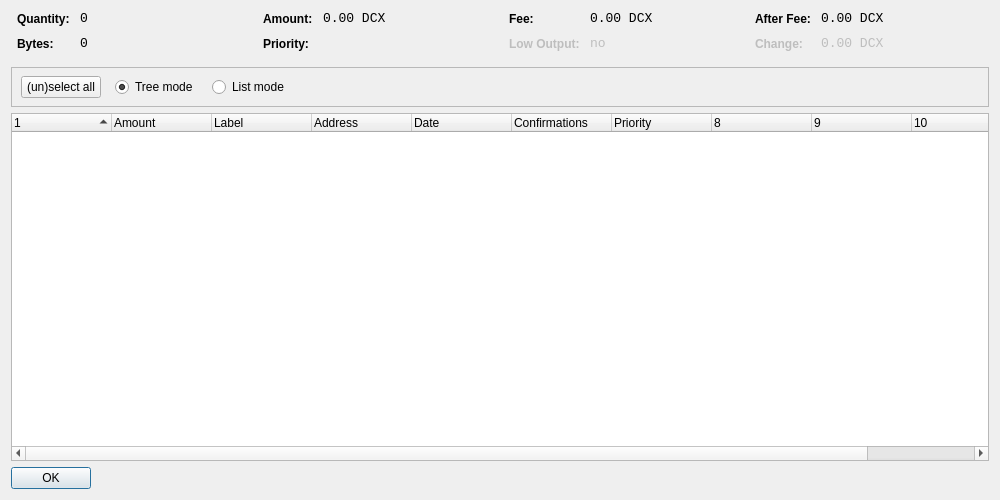
<?xml version="1.0" encoding="UTF-8"?>
<ui version="4.0">
 <class>CoinControlDialog</class>
 <widget class="QDialog" name="CoinControlDialog">
  <property name="geometry">
   <rect>
    <x>0</x>
    <y>0</y>
    <width>1000</width>
    <height>500</height>
   </rect>
  </property>
  <property name="windowTitle">
   <string>Coin Control</string>
  </property>
  <layout class="QVBoxLayout" name="verticalLayout">
   <item>
    <layout class="QHBoxLayout" name="horizontalLayoutTop" stretch="0,0,0,0">
     <property name="topMargin">
      <number>0</number>
     </property>
     <property name="bottomMargin">
      <number>10</number>
     </property>
     <item>
      <layout class="QFormLayout" name="formLayoutCoinControl1">
       <property name="horizontalSpacing">
        <number>10</number>
       </property>
       <property name="verticalSpacing">
        <number>10</number>
       </property>
       <property name="leftMargin">
        <number>6</number>
       </property>
       <property name="rightMargin">
        <number>6</number>
       </property>
       <item row="0" column="0">
        <widget class="QLabel" name="labelCoinControlQuantityText">
         <property name="styleSheet">
          <string notr="true">font-weight:bold;</string>
         </property>
         <property name="text">
          <string>Quantity:</string>
         </property>
        </widget>
       </item>
       <item row="0" column="1">
        <widget class="QLabel" name="labelCoinControlQuantity">
         <property name="font">
          <font>
           <family>Monospace</family>
           <pointsize>10</pointsize>
          </font>
         </property>
         <property name="cursor">
          <cursorShape>IBeamCursor</cursorShape>
         </property>
         <property name="contextMenuPolicy">
          <enum>Qt::ActionsContextMenu</enum>
         </property>
         <property name="text">
          <string notr="true">0</string>
         </property>
         <property name="textInteractionFlags">
          <set>Qt::LinksAccessibleByMouse|Qt::TextSelectableByKeyboard|Qt::TextSelectableByMouse</set>
         </property>
        </widget>
       </item>
       <item row="1" column="0">
        <widget class="QLabel" name="labelCoinControlBytesText">
         <property name="styleSheet">
          <string notr="true">font-weight:bold;</string>
         </property>
         <property name="text">
          <string>Bytes:</string>
         </property>
        </widget>
       </item>
       <item row="1" column="1">
        <widget class="QLabel" name="labelCoinControlBytes">
         <property name="font">
          <font>
           <family>Monospace</family>
           <pointsize>10</pointsize>
          </font>
         </property>
         <property name="cursor">
          <cursorShape>IBeamCursor</cursorShape>
         </property>
         <property name="contextMenuPolicy">
          <enum>Qt::ActionsContextMenu</enum>
         </property>
         <property name="text">
          <string notr="true">0</string>
         </property>
         <property name="textInteractionFlags">
          <set>Qt::LinksAccessibleByMouse|Qt::TextSelectableByKeyboard|Qt::TextSelectableByMouse</set>
         </property>
        </widget>
       </item>
      </layout>
     </item>
     <item>
      <layout class="QFormLayout" name="formLayoutCoinControl2">
       <property name="horizontalSpacing">
        <number>10</number>
       </property>
       <property name="verticalSpacing">
        <number>10</number>
       </property>
       <property name="leftMargin">
        <number>6</number>
       </property>
       <property name="rightMargin">
        <number>6</number>
       </property>
       <item row="0" column="0">
        <widget class="QLabel" name="labelCoinControlAmountText">
         <property name="styleSheet">
          <string notr="true">font-weight:bold;</string>
         </property>
         <property name="text">
          <string>Amount:</string>
         </property>
        </widget>
       </item>
       <item row="0" column="1">
        <widget class="QLabel" name="labelCoinControlAmount">
         <property name="font">
          <font>
           <family>Monospace</family>
           <pointsize>10</pointsize>
          </font>
         </property>
         <property name="cursor">
          <cursorShape>IBeamCursor</cursorShape>
         </property>
         <property name="contextMenuPolicy">
          <enum>Qt::ActionsContextMenu</enum>
         </property>
         <property name="text">
          <string notr="true">0.00 DCX</string>
         </property>
         <property name="textInteractionFlags">
          <set>Qt::LinksAccessibleByMouse|Qt::TextSelectableByKeyboard|Qt::TextSelectableByMouse</set>
         </property>
        </widget>
       </item>
       <item row="1" column="0">
        <widget class="QLabel" name="labelCoinControlPriorityText">
         <property name="styleSheet">
          <string notr="true">font-weight:bold;</string>
         </property>
         <property name="text">
          <string>Priority:</string>
         </property>
        </widget>
       </item>
       <item row="1" column="1">
        <widget class="QLabel" name="labelCoinControlPriority">
         <property name="font">
          <font>
           <family>Monospace</family>
           <pointsize>10</pointsize>
          </font>
         </property>
         <property name="cursor">
          <cursorShape>IBeamCursor</cursorShape>
         </property>
         <property name="contextMenuPolicy">
          <enum>Qt::ActionsContextMenu</enum>
         </property>
         <property name="text">
          <string/>
         </property>
         <property name="textInteractionFlags">
          <set>Qt::LinksAccessibleByMouse|Qt::TextSelectableByKeyboard|Qt::TextSelectableByMouse</set>
         </property>
        </widget>
       </item>
      </layout>
     </item>
     <item>
      <layout class="QFormLayout" name="formLayoutCoinControl3">
       <property name="horizontalSpacing">
        <number>10</number>
       </property>
       <property name="verticalSpacing">
        <number>10</number>
       </property>
       <property name="leftMargin">
        <number>6</number>
       </property>
       <property name="rightMargin">
        <number>6</number>
       </property>
       <item row="0" column="0">
        <widget class="QLabel" name="labelCoinControlFeeText">
         <property name="styleSheet">
          <string notr="true">font-weight:bold;</string>
         </property>
         <property name="text">
          <string>Fee:</string>
         </property>
        </widget>
       </item>
       <item row="0" column="1">
        <widget class="QLabel" name="labelCoinControlFee">
         <property name="font">
          <font>
           <family>Monospace</family>
           <pointsize>10</pointsize>
          </font>
         </property>
         <property name="cursor">
          <cursorShape>IBeamCursor</cursorShape>
         </property>
         <property name="contextMenuPolicy">
          <enum>Qt::ActionsContextMenu</enum>
         </property>
         <property name="text">
          <string notr="true">0.00 DCX</string>
         </property>
         <property name="textInteractionFlags">
          <set>Qt::LinksAccessibleByMouse|Qt::TextSelectableByKeyboard|Qt::TextSelectableByMouse</set>
         </property>
        </widget>
       </item>
       <item row="1" column="0">
        <widget class="QLabel" name="labelCoinControlLowOutputText">
         <property name="enabled">
          <bool>false</bool>
         </property>
         <property name="styleSheet">
          <string notr="true">font-weight:bold;</string>
         </property>
         <property name="text">
          <string>Low Output:</string>
         </property>
        </widget>
       </item>
       <item row="1" column="1">
        <widget class="QLabel" name="labelCoinControlLowOutput">
         <property name="enabled">
          <bool>false</bool>
         </property>
         <property name="font">
          <font>
           <family>Monospace</family>
           <pointsize>10</pointsize>
          </font>
         </property>
         <property name="cursor">
          <cursorShape>IBeamCursor</cursorShape>
         </property>
         <property name="contextMenuPolicy">
          <enum>Qt::ActionsContextMenu</enum>
         </property>
         <property name="text">
          <string notr="true">no</string>
         </property>
         <property name="textInteractionFlags">
          <set>Qt::LinksAccessibleByMouse|Qt::TextSelectableByKeyboard|Qt::TextSelectableByMouse</set>
         </property>
        </widget>
       </item>
      </layout>
     </item>
     <item>
      <layout class="QFormLayout" name="formLayoutCoinControl4">
       <property name="horizontalSpacing">
        <number>10</number>
       </property>
       <property name="verticalSpacing">
        <number>10</number>
       </property>
       <property name="leftMargin">
        <number>6</number>
       </property>
       <property name="rightMargin">
        <number>6</number>
       </property>
       <item row="0" column="0">
        <widget class="QLabel" name="labelCoinControlAfterFeeText">
         <property name="styleSheet">
          <string notr="true">font-weight:bold;</string>
         </property>
         <property name="text">
          <string>After Fee:</string>
         </property>
        </widget>
       </item>
       <item row="0" column="1">
        <widget class="QLabel" name="labelCoinControlAfterFee">
         <property name="font">
          <font>
           <family>Monospace</family>
           <pointsize>10</pointsize>
          </font>
         </property>
         <property name="cursor">
          <cursorShape>IBeamCursor</cursorShape>
         </property>
         <property name="contextMenuPolicy">
          <enum>Qt::ActionsContextMenu</enum>
         </property>
         <property name="text">
          <string notr="true">0.00 DCX</string>
         </property>
         <property name="textInteractionFlags">
          <set>Qt::LinksAccessibleByMouse|Qt::TextSelectableByKeyboard|Qt::TextSelectableByMouse</set>
         </property>
        </widget>
       </item>
       <item row="1" column="0">
        <widget class="QLabel" name="labelCoinControlChangeText">
         <property name="enabled">
          <bool>false</bool>
         </property>
         <property name="styleSheet">
          <string notr="true">font-weight:bold;</string>
         </property>
         <property name="text">
          <string>Change:</string>
         </property>
        </widget>
       </item>
       <item row="1" column="1">
        <widget class="QLabel" name="labelCoinControlChange">
         <property name="enabled">
          <bool>false</bool>
         </property>
         <property name="font">
          <font>
           <family>Monospace</family>
           <pointsize>10</pointsize>
          </font>
         </property>
         <property name="cursor">
          <cursorShape>IBeamCursor</cursorShape>
         </property>
         <property name="contextMenuPolicy">
          <enum>Qt::ActionsContextMenu</enum>
         </property>
         <property name="text">
          <string notr="true">0.00 DCX</string>
         </property>
         <property name="textInteractionFlags">
          <set>Qt::LinksAccessibleByMouse|Qt::TextSelectableByKeyboard|Qt::TextSelectableByMouse</set>
         </property>
        </widget>
       </item>
      </layout>
     </item>
    </layout>
   </item>
   <item>
    <widget class="QFrame" name="frame">
     <property name="minimumSize">
      <size>
       <width>0</width>
       <height>40</height>
      </size>
     </property>
     <property name="frameShape">
      <enum>QFrame::StyledPanel</enum>
     </property>
     <property name="frameShadow">
      <enum>QFrame::Sunken</enum>
     </property>
     <widget class="QWidget" name="horizontalLayoutWidget">
      <property name="geometry">
       <rect>
        <x>10</x>
        <y>0</y>
        <width>781</width>
        <height>41</height>
       </rect>
      </property>
      <layout class="QHBoxLayout" name="horizontalLayoutPanel" stretch="0,0,0,0,0">
       <property name="spacing">
        <number>14</number>
       </property>
       <item>
        <widget class="QPushButton" name="pushButtonSelectAll">
         <property name="sizePolicy">
          <sizepolicy hsizetype="Maximum" vsizetype="Fixed">
           <horstretch>0</horstretch>
           <verstretch>0</verstretch>
          </sizepolicy>
         </property>
         <property name="text">
          <string>(un)select all</string>
         </property>
        </widget>
       </item>
       <item>
        <widget class="QRadioButton" name="radioTreeMode">
         <property name="sizePolicy">
          <sizepolicy hsizetype="Maximum" vsizetype="Fixed">
           <horstretch>0</horstretch>
           <verstretch>0</verstretch>
          </sizepolicy>
         </property>
         <property name="text">
          <string>Tree mode</string>
         </property>
         <property name="checked">
          <bool>true</bool>
         </property>
        </widget>
       </item>
       <item>
        <widget class="QRadioButton" name="radioListMode">
         <property name="sizePolicy">
          <sizepolicy hsizetype="Maximum" vsizetype="Fixed">
           <horstretch>0</horstretch>
           <verstretch>0</verstretch>
          </sizepolicy>
         </property>
         <property name="text">
          <string>List mode</string>
         </property>
        </widget>
       </item>
       <item>
        <spacer name="horizontalSpacer">
         <property name="orientation">
          <enum>Qt::Horizontal</enum>
         </property>
         <property name="sizeHint" stdset="0">
          <size>
           <width>40</width>
           <height>20</height>
          </size>
         </property>
        </spacer>
       </item>
      </layout>
     </widget>
    </widget>
   </item>
   <item>
    <widget class="CoinControlTreeWidget" name="treeWidget">
     <property name="contextMenuPolicy">
      <enum>Qt::CustomContextMenu</enum>
     </property>
     <property name="sortingEnabled">
      <bool>false</bool>
     </property>
     <property name="columnCount">
      <number>11</number>
     </property>
     <attribute name="headerShowSortIndicator" stdset="0">
      <bool>true</bool>
     </attribute>
     <attribute name="headerStretchLastSection">
      <bool>false</bool>
     </attribute>
     <column>
      <property name="text">
       <string/>
      </property>
     </column>
     <column>
      <property name="text">
       <string>Amount</string>
      </property>
     </column>
     <column>
      <property name="text">
       <string>Label</string>
      </property>
     </column>
     <column>
      <property name="text">
       <string>Address</string>
      </property>
     </column>
     <column>
      <property name="text">
       <string>Date</string>
      </property>
     </column>
     <column>
      <property name="text">
       <string>Confirmations</string>
      </property>
      <property name="toolTip">
       <string>Confirmed</string>
      </property>
     </column>
     <column>
      <property name="text">
       <string>Priority</string>
      </property>
     </column>
     <column>
      <property name="text">
       <string/>
      </property>
     </column>
     <column>
      <property name="text">
       <string/>
      </property>
     </column>
     <column>
      <property name="text">
       <string/>
      </property>
     </column>
     <column>
      <property name="text">
       <string/>
      </property>
     </column>
    </widget>
   </item>
   <item>
    <widget class="QDialogButtonBox" name="buttonBox">
     <property name="sizePolicy">
      <sizepolicy hsizetype="Maximum" vsizetype="Fixed">
       <horstretch>0</horstretch>
       <verstretch>0</verstretch>
      </sizepolicy>
     </property>
     <property name="orientation">
      <enum>Qt::Horizontal</enum>
     </property>
     <property name="standardButtons">
      <set>QDialogButtonBox::Ok</set>
     </property>
    </widget>
   </item>
  </layout>
 </widget>
 <customwidgets>
  <customwidget>
   <class>CoinControlTreeWidget</class>
   <extends>QTreeWidget</extends>
   <header>coincontroltreewidget.h</header>
  </customwidget>
 </customwidgets>
 <resources/>
 <connections/>
</ui>
